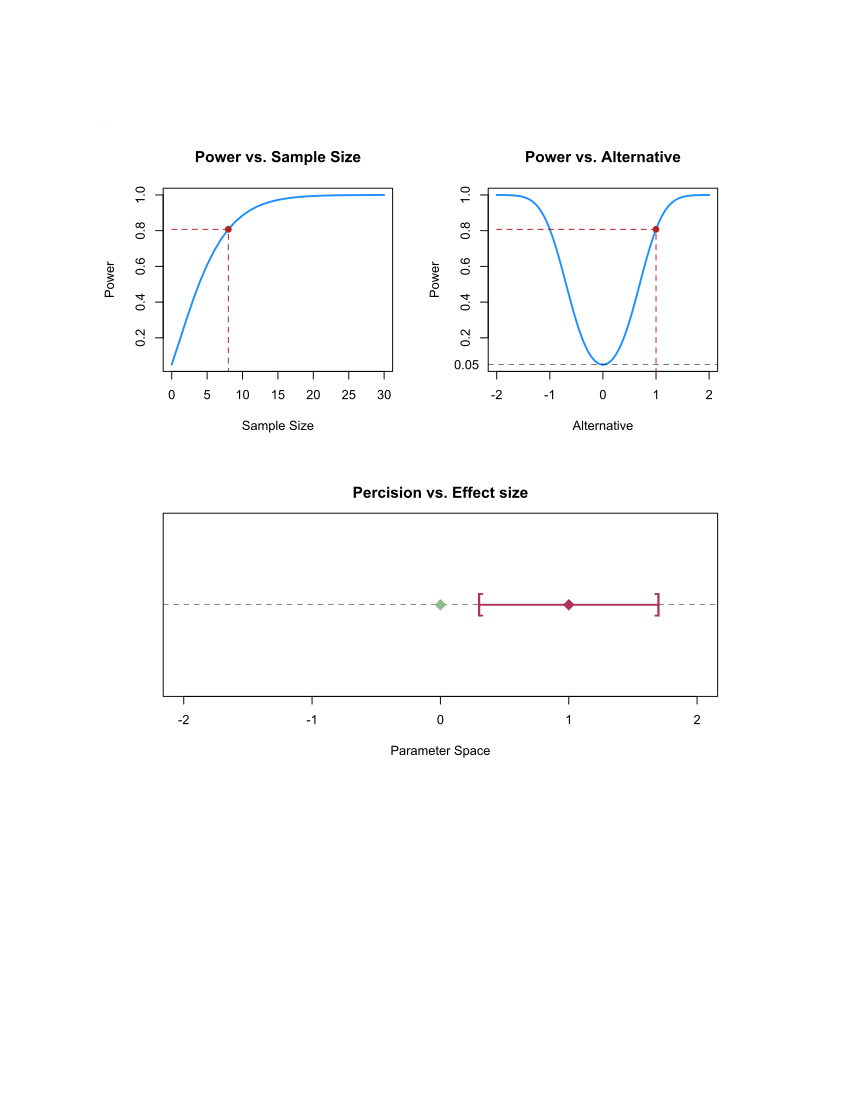

The R source for this figure:

## http://powerandsamplesize.com/Calculators/Test-1-Mean/1-Sample-Equality

layout(matrix(c(1,2,3,3), 2, 2, byrow = TRUE))
#######################

mu=2
mu0=1.5
sd=1
alpha=0.05
beta=0.20
(n=(sd*(qnorm(1-alpha/2)+qnorm(1-beta))/(mu-mu0))^2)
ceiling(n)# 32
z=(mu-mu0)/sd*sqrt(n)
(Power=pnorm(z-qnorm(1-alpha/2))+pnorm(-z-qnorm(1-alpha/2)))

#########################################
########
## Graph: Top Left
########
## fixed inputs
alpha=0.05
mu.0=0
mu.1=1
sigma=1

desired.pow=0.8

## Moving imputs (x-axis)
n=seq(0,30,1)

#### Computation of power as a funciton of sample size
alt.z=(mu.1-mu.0)/sigma	 #Standardied Alternative
power=pnorm(alt.z*sqrt(n)-qnorm(1-alpha/2))+pnorm(-alt.z*sqrt(n)-qnorm(1-alpha/2))

## Locate desired sample size
find=min(which(power>=desired.pow))
target.n=n[find]
target.pow=power[find]

## Plotting
plot(n,power,type="n",ylab="Power",xlab="Sample Size")
title(main="Power vs. Sample Size")
lines(n,power,col="dodgerblue",lwd=2,lty=1)

segments(x0=target.n,y0=0,y1=target.pow,lty=2,lwd=1,col="firebrick")
segments(x0=0,x1=target.n,y0=target.pow,lty=2,lwd=1,col="firebrick")
points(target.n,target.pow,col="firebrick",pch=19)
#########################################

#########################################
########
## Graph: Top Left
########

## fixed inputs
alpha=0.05
mu.0=0

sigma=1
n=8

desired.pow=0.8

## Moving imputs (x-axis)
mu.1=seq(-2,2,0.01)

#### Computation of power as a funciton of sample size
alt.z=(mu.1-mu.0)/sigma	 #Standardied Alternative
power=pnorm(alt.z*sqrt(n)-qnorm(1-alpha/2))+pnorm(-alt.z*sqrt(n)-qnorm(1-alpha/2))

## Locate desired alternative (two-points; symmetric)
find.hi=min(which(power[mu.1>=mu.0]>=desired.pow))
target.alt.hi=mu.1[mu.1>=mu.0][find.hi]
target.pow.hi=power[mu.1<=mu.0][find.hi]

find.lo=max(which(power[mu.1<=mu.0]>=desired.pow))
target.alt.lo=mu.1[mu.1<=mu.0][find.lo]
target.pow.lo=power[mu.1<=mu.0][find.lo]

## Plotting
plot(mu.1,power,type="n",ylab="Power",xlab="Alternative")
title(main="Power vs. Alternative")
lines(mu.1,power,col="dodgerblue",lwd=2,lty=1)

segments(x0=target.alt.hi,y0=0,y1=target.pow.hi,lty=2,lwd=1,col="firebrick")
segments(x0=min(mu.1),x1=target.alt.hi,y0=target.pow.hi,lty=2,lwd=1,col="firebrick")
points(target.alt.hi,target.pow.hi,col="firebrick",pch=19)

# segments(x0=target.alt.lo,y0=0,y1=target.pow.lo,lty=2,lwd=1,col="firebrick")
# segments(x0=min(mu.1),x1=target.alt.lo,y0=target.pow.hi,lty=2,lwd=1,col="firebrick")
# points(target.alt.lo,target.pow.lo,col="firebrick",pch=19)

abline(h=alpha,lty=2,lwd=0.5,col="black")
mtext(-2.4,0.05,"0.05")
axis(side=2,at=alpha,tick="False",padj=0.5,hadj=0.75,las=1)

#########################################

#########################################
########
## Graph: Bottom
########

## fixed inputs
alpha=0.05
mu.0=0
mu.1=1

sigma=1
n=8

moe=qnorm(1-alpha/2)*sigma/sqrt(n)
p.space=seq(-2,2,0.01)

## Plotting
# par(mar=c(16,5,16,5))
plot(p.space,p.space,type="n",ylab=" ",xlab="Parameter Space",ylim=c(0,1),yaxt="n")
title(main="Percision vs. Effect size",line=1)
abline(h=0.5,lty=2,lwd=0.5,col="black")

points(mu.0,0.5,pch=18,cex=2,col="darkseagreen")
points(mu.1,0.5,pch=18,cex=2,col="maroon")

points(mu.1-moe,0.5,pch="[",cex=2,col="maroon")
points(mu.1+moe,0.5,pch="]",cex=2,col="maroon")	

segments(y0=0.5,x0=mu.1-moe,x1=mu.1+moe,lty=1,lwd=2,col="maroon")

#########################################



###
##
#
